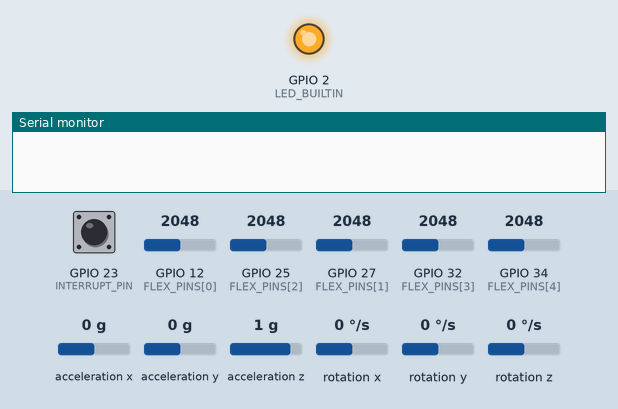
Bench run of a program on a simulated ESP32. Parts: output pins drawn as LEDs (lit = HIGH), the last lines printed to the serial monitor. The test bench sets the inputs (shaded band); at power-on: GPIO 12 (FLEX_PINS[0]) = 2048, GPIO 23 (INTERRUPT_PIN) LOW, GPIO 25 (FLEX_PINS[2]) = 2048, GPIO 27 (FLEX_PINS[1]) = 2048, GPIO 32 (FLEX_PINS[3]) = 2048, GPIO 34 (FLEX_PINS[4]) = 2048, acceleration x 0 g, acceleration y 0 g, acceleration z 1 g, rotation x 0 °/s, rotation y 0 °/s, rotation z 0 °/s. The sensor or clock chip raises its interrupt line as the real part does.

Above: at 0.1 s.
At 12.4 s:
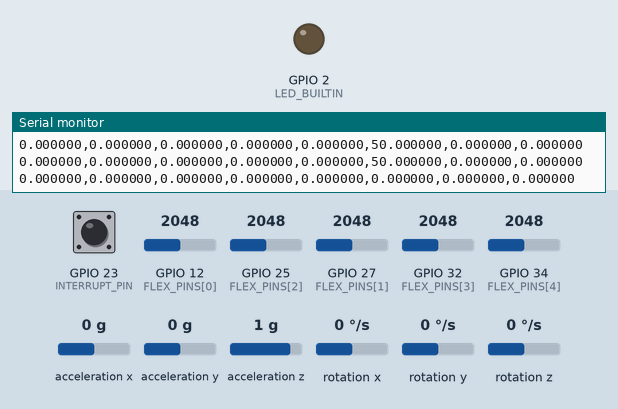
Timing chart, 0 to 13.9 s (numbered marks = the images above):
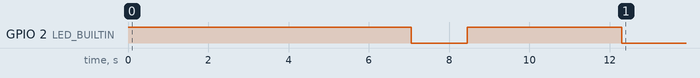

Measured:
- by itself, GPIO 2 (LED_BUILTIN): HIGH → LOW at 7.1 s, → HIGH 1.4 s later, → LOW 3.8 s later

The program:

main.cpp
```cpp
#include <Arduino.h>
#include "I2Cdev.h"
#include "MPU6050_6Axis_MotionApps20.h"

#if I2CDEV_IMPLEMENTATION == I2CDEV_ARDUINO_WIRE
    #include "Wire.h"
#endif

void __read_flex_data();
void __gen_data_string();
void __apply_mean_filter();
void __auto_calibration();
void __apply_median_filter();
void __auto_calibration_median();


#define FLEX_1 12
#define FLEX_2 27
#define FLEX_3 25
#define FLEX_4 32
#define FLEX_5 34

int FLEX_PINS[] = {12, 27, 25, 32, 34};
float flex_data[] = {0, 0, 0, 0, 0};
float calibrated_values[] = {0, 0, 0, 0, 0};

String data;
char buffer[100];

int count = 0;
float ___init_yaw__ = 0;

MPU6050 mpu;

#define OUTPUT_READABLE_YAWPITCHROLL

#define INTERRUPT_PIN 23
bool blinkState = false;

bool dmpReady = false;
uint8_t mpuIntStatus;
uint8_t devStatus;
uint16_t packetSize;
uint16_t fifoCount;
uint8_t fifoBuffer[64];

Quaternion q;
VectorInt16 aa;
VectorInt16 aaReal;
VectorInt16 aaWorld;
VectorFloat gravity;
float euler[3];
float ypr[3];

int current_time, future_time, interval = 150;

volatile bool mpuInterrupt = false;

void dmpDataReady() {
  mpuInterrupt = true;
}

void setup() {
  #if I2CDEV_IMPLEMENTATION == I2CDEV_ARDUINO_WIRE
    Wire.begin();
    Wire.setClock(400000);
  #elif I2CDEV_IMPLEMENTATION == I2CDEV_BUILTIN_FASTWIRE
    Fastwire::setup(400, true);
  #endif

  pinMode(LED_BUILTIN, OUTPUT);
  pinMode(INTERRUPT_PIN, INPUT);

  Serial.begin(115200);
  while (!Serial);

  digitalWrite(LED_BUILTIN, HIGH);
  //__auto_calibration();
  __auto_calibration_median();
  digitalWrite(LED_BUILTIN, LOW);
  delay(1400);
  digitalWrite(LED_BUILTIN, HIGH);

  Serial.println(F("Initializing I2C devices..."));
  mpu.initialize();

  Serial.println(F("Testing device connections..."));
  Serial.println(mpu.testConnection() ? F("MPU6050 connection successful") : F("MPU6050 connection failed"));
  Serial.println(F("\nSend any character to begin DMP programming and demo: "));
  while (Serial.available() && Serial.read());
  //while (!Serial.available());
  while (Serial.available() && Serial.read());
  devStatus = mpu.dmpInitialize();

  mpu.setXGyroOffset(124);
  mpu.setYGyroOffset(35);
  mpu.setZGyroOffset(31);
  mpu.setXAccelOffset(-3562);
  mpu.setYAccelOffset(1821);
  mpu.setZAccelOffset(1781);

  if (devStatus == 0) {
    mpu.setDMPEnabled(true);
    Serial.print(digitalPinToInterrupt(INTERRUPT_PIN));
    Serial.println(F(")..."));
    attachInterrupt(digitalPinToInterrupt(INTERRUPT_PIN), dmpDataReady, RISING);
    mpuIntStatus = mpu.getIntStatus();
    Serial.println(F("DMP ready! Waiting for first interrupt..."));
    dmpReady = true;
    packetSize = mpu.dmpGetFIFOPacketSize();
  } else {
    Serial.print(F("DMP Initialization failed (code "));
    Serial.print(devStatus);
    Serial.println(F(")"));
  }
}

void loop() {
  current_time = millis();
  future_time = current_time + interval;
  if (!dmpReady) return;
  while (!mpuInterrupt && fifoCount < packetSize) {
    if (mpuInterrupt && fifoCount < packetSize) {
      fifoCount = mpu.getFIFOCount();
    }
  }
  mpuInterrupt = false;
  mpuIntStatus = mpu.getIntStatus();
  fifoCount = mpu.getFIFOCount();
  if ((mpuIntStatus & _BV(MPU6050_INTERRUPT_FIFO_OFLOW_BIT)) || fifoCount >= 1024) {
    mpu.resetFIFO();
    fifoCount = mpu.getFIFOCount();
  } else if (mpuIntStatus & _BV(MPU6050_INTERRUPT_DMP_INT_BIT)) {
    while (fifoCount < packetSize) fifoCount = mpu.getFIFOCount();
    mpu.getFIFOBytes(fifoBuffer, packetSize);
    fifoCount -= packetSize;

    #ifdef OUTPUT_READABLE_YAWPITCHROLL
      mpu.dmpGetQuaternion(&q, fifoBuffer);
      mpu.dmpGetGravity(&gravity, &q);
      mpu.dmpGetYawPitchRoll(ypr, &q, &gravity);
      ypr[0] = map(ypr[0] * 180 / M_PI, -180, 180, 0, 100);
      ypr[1] = ypr[1] * 180 / M_PI;
      ypr[2] = ypr[2] * 180 / M_PI;
    #endif
  }

  if(count < 20) {
    ___init_yaw__ = ___init_yaw__ + ypr[0];
    count++;
  } else {
    digitalWrite(LED_BUILTIN, LOW);
    ypr[0] = abs(ypr[0] - ___init_yaw__ / 20);
  }
  //__apply_mean_filter();
  __apply_median_filter();
  __gen_data_string();
  Serial.println(data);
  //Serial.println(millis()-current_time);

  while(future_time > millis());
  mpu.resetFIFO();
}

void __gen_data_string() {
  //sprintf(buffer, "%f\t%f\t%f", ypr[0], ypr[1], ypr[2]);
  sprintf(buffer, "%f,%f,%f,%f,%f,%f,%f,%f", flex_data[0], flex_data[1], flex_data[2], flex_data[3], flex_data[4], ypr[0], ypr[1], ypr[2]);
  data = buffer;
}

void __apply_mean_filter() {
  float sum[] = {0, 0, 0, 0, 0};
  for (int i = 0; i < 10; i++) {
    for(int i = 0; i < 5; i++) {
      sum[i] = sum[i] + analogRead(FLEX_PINS[i]);
    }
    delay(10);
  }
  for(int i = 0; i < 5; i++) {
    flex_data[i] = (sum[i] / 10 - calibrated_values[i]) * 2;
  }
}

void __auto_calibration() {
  float sum[] = {0, 0, 0, 0, 0};
  for (int i = 0; i < 700; i++) {
    for(int i = 0; i < 5; i++) {
      sum[i] = sum[i] + analogRead(FLEX_PINS[i]);
    }
    delay(10);
  }
  for(int i = 0; i < 5; i++) {
    calibrated_values[i] = sum[i] / 700;
  }
}

void __apply_median_filter() {
  int flex[5][7];
  for(int i = 0; i < 5; i++) {
    for(int j = 0; j < 7; j++) {
      flex[i][j] = 0;
    }
  }
  for(int i = 0; i < 7; i++) {
    for(int j = 0; j < 5; j++) {
      flex[j][i] = analogRead(FLEX_PINS[j]);
      for(int k = 0; k < i; k++) {
        for(int l = 1; l < 7; l++) {
          if(flex[j][l] > flex[j][l-1]) {
            int temp = flex[j][l];
            flex[j][l] = flex[j][l-1];
            flex[j][l-1] = temp;
          }
        }
      }
    }
    delay(10);
  }
  for(int i = 0; i < 5; i++) {
    flex_data[i] = (flex[i][4] - calibrated_values[i]) * 2;
  }
}

void __auto_calibration_median() {
  int flex[5][100];
  for(int i = 0; i < 5; i++) {
    for(int j = 0; j < 100; j++) {
      flex[i][j] = 0;
    }
  }
  for(int i = 0; i < 100; i++) {
    for(int j = 0; j < 5; j++) {
      flex[j][i] = analogRead(FLEX_PINS[j]);
      for(int k = 0; k < i; k++) {
        for(int l = 1; l < 100; l++) {
          if(flex[j][l] > flex[j][l-1]) {
            int temp = flex[j][l];
            flex[j][l] = flex[j][l-1];
            flex[j][l-1] = temp;
          }
        }
      }
    }
    delay(70);
  }
  for(int i = 0; i < 5; i++) {
    calibrated_values[i] = flex[i][50];
  }
}
```
